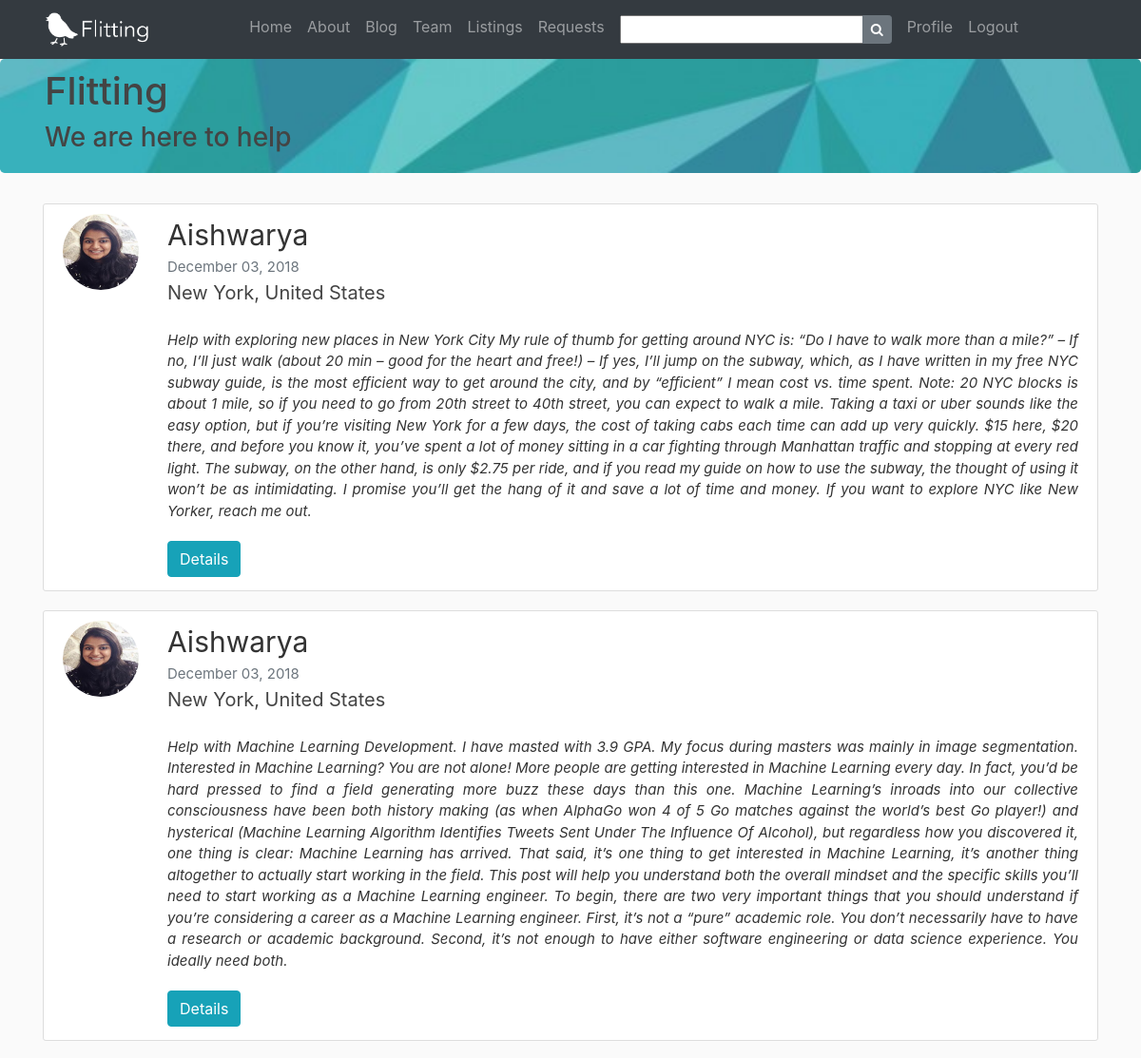
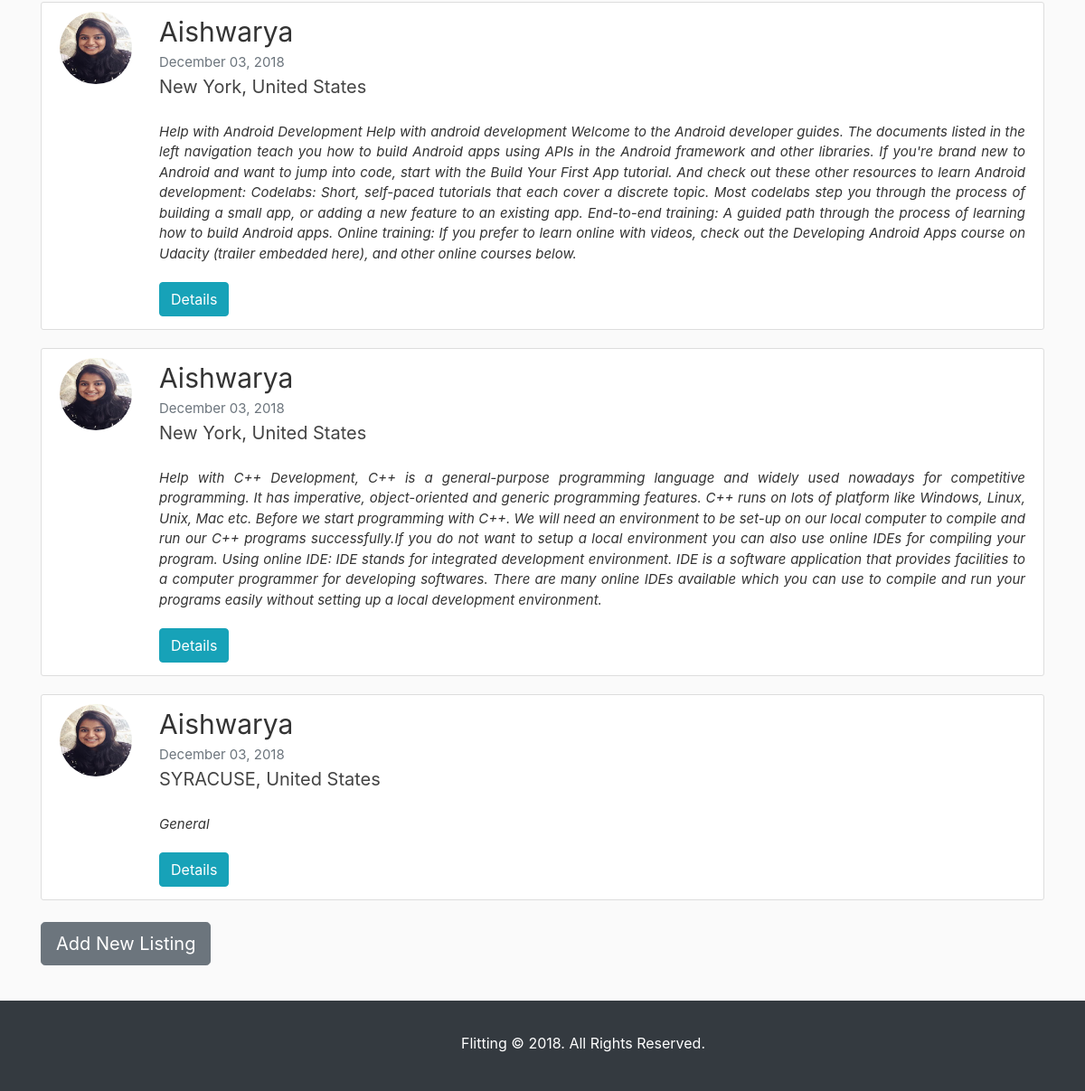
The page /flitting/listing/ (signed in) on the database its author committed (2 pictures, top to bottom).
### flitting/models.py (models this page shows, shortened)
class Listing(models.Model):
    user= models.ForeignKey(User, on_delete= models.CASCADE)
    city =  models.TextField()
    country = models.TextField()
    description= models.TextField()
    category= models.TextField()
    date_posted = models.DateTimeField(default=timezone.now)

class Profile(models.Model):
    user =  models.OneToOneField(User,on_delete=models.CASCADE)
    image = models.ImageField(default='default.jpg', upload_to= 'profile_pics')
    phone = models.TextField()

### flitting/views.py (the view)
# urls.py: path('listing/', ListingListView.as_view(), name = 'listing-home'),
class ListingListView(LoginRequiredMixin,ListView):
    model = Listing
    template_name = 'flitting/listing_home.html'
    context_object_name = 'Listing'
    ordering = ['-date_posted']
    def get_queryset(self):
        return self.model.objects.filter(user=self.request.user)

### flitting/templates/flitting/listing_home.html
{% extends "flitting/base.html"%}
{%block content%}
<div class = "container">
  {% for List in Listing %}
  <article class="media content-section">
    <img src= '{{List.user.profile.image.url}}' style= "height :80px;" class = "rounded-circle article-img" >
   <div class="media-body">
     <div class="article-metadata">
       <a style="margin-left:30px; font-size:30px">{{ List.user }}</a>
       <div>
       <small class="text-muted" style="margin-left:30px;font-size:15px" >{{ List.date_posted|date:"F d, Y" }}</small>
       </div>
     </div>
      <a class="article-title" href="{% url 'listing-detail' List.id%}" style="margin-left:30px; font-size:20px;">{{ List.city }}, </a>
      <a class="article-title" href="{% url 'listing-detail' List.id%}" style="font-size:20px;">{{ List.country }}</a>
      <br>
      <br>
      <p class="text-justify" style="margin-left:30px;">
      <a class="article-content"style="font-size:15px;font-style: italic;">{{ List.description }}</a>
      </p>
      <h4><a class="btn btn-info btn-md mt-1 mb-1" href="{% url 'listing-detail' List.id%}" style="float:left;margin-left:30px">Details</a></h4>
   </div>
  </article>
  {% endfor %}
  <a class="btn btn-secondary btn-lg mt-1 mb-1" href="{%url 'listing-create'%}">Add New Listing</a>
</div>
{%endblock content%}

### flitting/static/flitting/main.css (style rules this page uses)
body { background: #fafafa; color: #333333; }
h1, h2, h3, h4, h5, h6 { color: #444444; }
.content-section { background: #ffffff; padding: 10px 20px; border: 1px solid #dddddd; border-radius: 3px; margin-bottom: 20px; }
.article-title { color: #444444; }

### rows shown on the page
Listing: user.profile.image (picture), user "Aishwarya", date_posted "December 03, 2018", city "New York", country "United States", description "Help with exploring new places in New York City My rule of thumb for getting around NYC is: “Do I have to walk more than a mile?” – If no, I’ll just walk (about 20 min – good for the heart and free!) – If yes, I’ll jump on the subway, which, as I have written in my free NYC subway guide, is the most efficient way to get around the city, and by “efficient” I mean cost vs. time spent. Note: 20 NYC blocks is about 1 mile, so if you need to go from 20th street to 40th street, you can expect to walk a mile. Taking a taxi or uber sounds like the easy option, but if you’re visiting New York for a few days, the cost of taking cabs each time can add up very quickly. $15 here, $20 there, and before…"
Listing: user.profile.image (picture), user "Aishwarya", date_posted "December 03, 2018", city "New York", country "United States", description "Help with Machine Learning Development. I have masted with 3.9 GPA. My focus during masters was mainly in image segmentation. Interested in Machine Learning? You are not alone! More people are getting interested in Machine Learning every day. In fact, you’d be hard pressed to find a field generating more buzz these days than this one. Machine Learning’s inroads into our collective consciousness have been both history making (as when AlphaGo won 4 of 5 Go matches against the world’s best Go player!) and hysterical (Machine Learning Algorithm Identifies Tweets Sent Under The Influence Of Alcohol), but regardless how you discovered it, one thing is clear: Machine Learning has arrived. That…"
Listing: user.profile.image (picture), user "Aishwarya", date_posted "December 03, 2018", city "New York", country "United States", description "Help with Android Development Help with android development Welcome to the Android developer guides. The documents listed in the left navigation teach you how to build Android apps using APIs in the Android framework and other libraries. If you're brand new to Android and want to jump into code, start with the Build Your First App tutorial. And check out these other resources to learn Android development: Codelabs: Short, self-paced tutorials that each cover a discrete topic. Most codelabs step you through the process of building a small app, or adding a new feature to an existing app. End-to-end training: A guided path through the process of learning how to build Android apps. Online…"
Listing: user.profile.image (picture), user "Aishwarya", date_posted "December 03, 2018", city "New York", country "United States", description "Help with C++ Development, C++ is a general-purpose programming language and widely used nowadays for competitive programming. It has imperative, object-oriented and generic programming features. C++ runs on lots of platform like Windows, Linux, Unix, Mac etc. Before we start programming with C++. We will need an environment to be set-up on our local computer to compile and run our C++ programs successfully.If you do not want to setup a local environment you can also use online IDEs for compiling your program. Using online IDE: IDE stands for integrated development environment. IDE is a software application that provides facilities to a computer programmer for developing softwares. There…"
Listing: user.profile.image (picture), user "Aishwarya", date_posted "December 03, 2018", city "SYRACUSE", country "United States", description "General"
